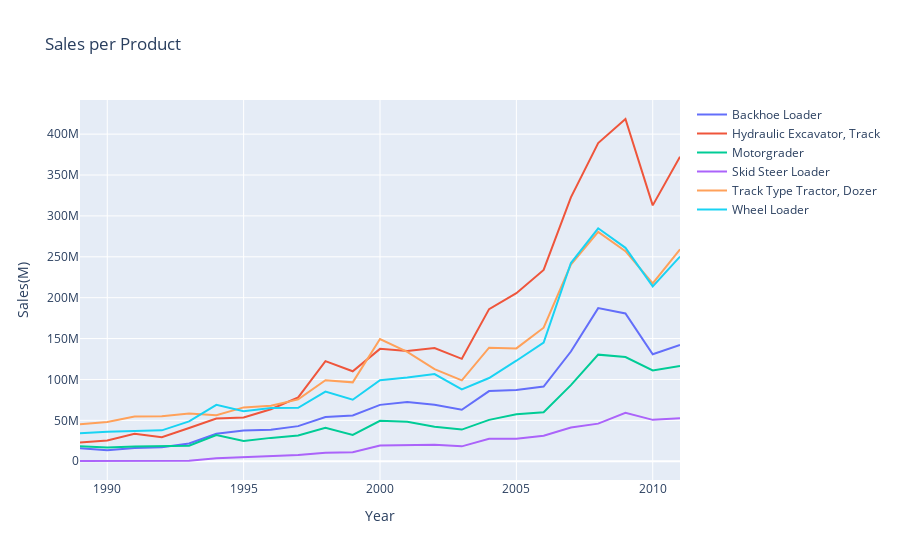

Source (notebook cell):
### Markdown cell above
###  Plot for Sales Per Year for Each Product

### Code cell
year_plot = go.Figure()
for prod in sales_year["product_name"].unique():
    x = sales_year[sales_year["product_name"] == prod]["saleYear"].values.tolist()
    y = sales_year[sales_year["product_name"] == prod]["SalePrice"].values.tolist()
    year_plot.add_trace(go.Scatter(x=x,y=y,name=prod))
    
year_plot.update_layout(title='Sales per Product', xaxis_title='Year', yaxis_title='Sales(M)')
year_plot.show()
